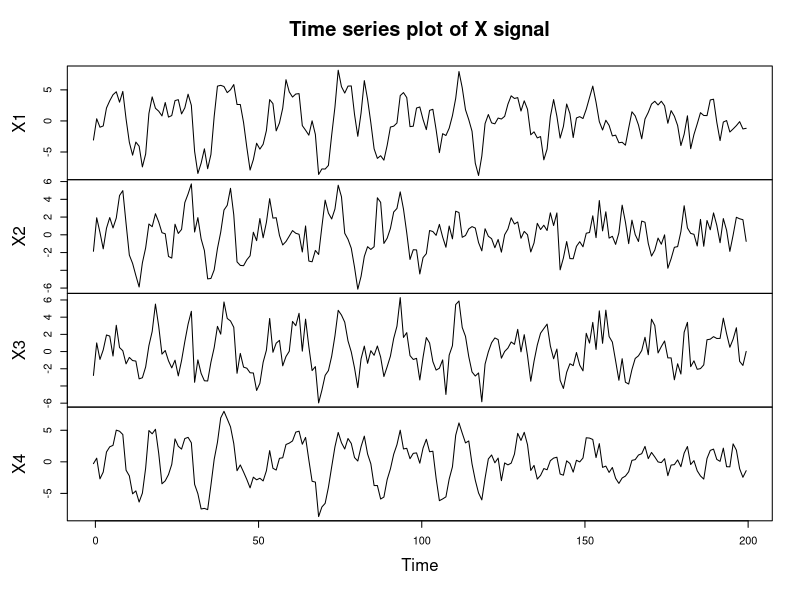
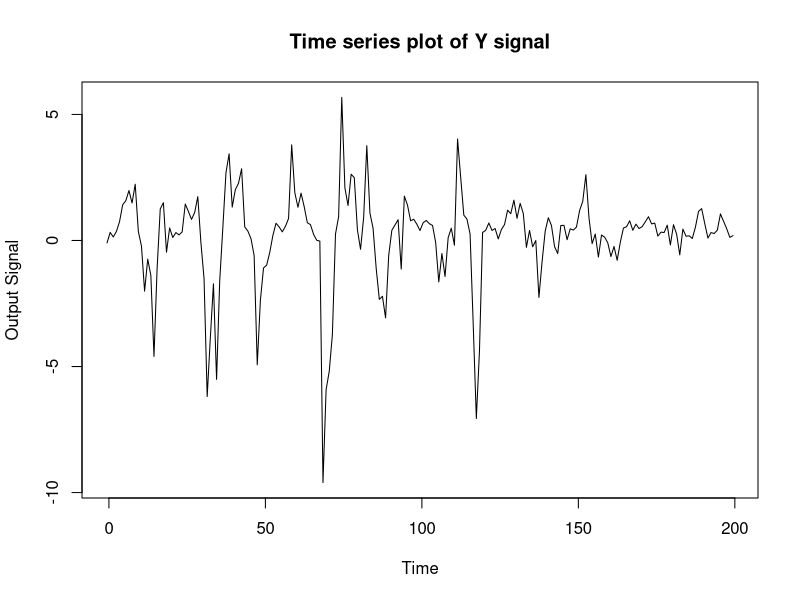
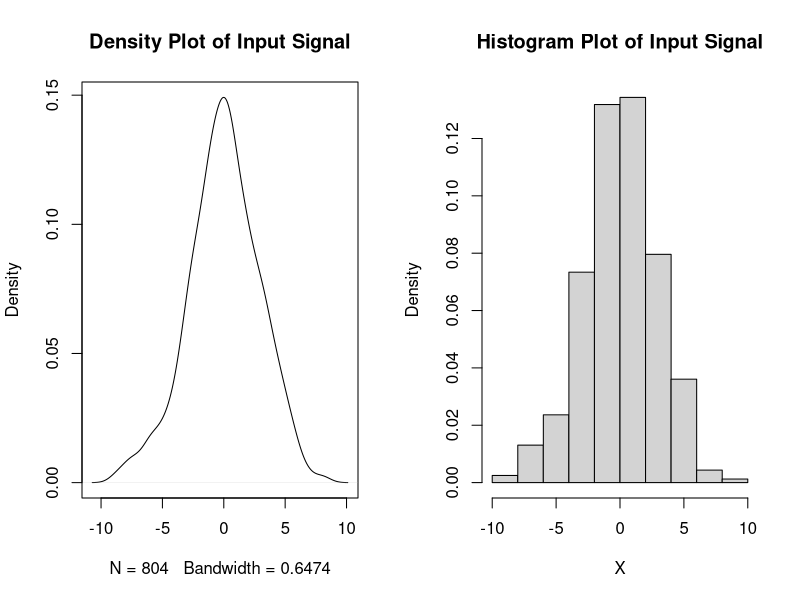
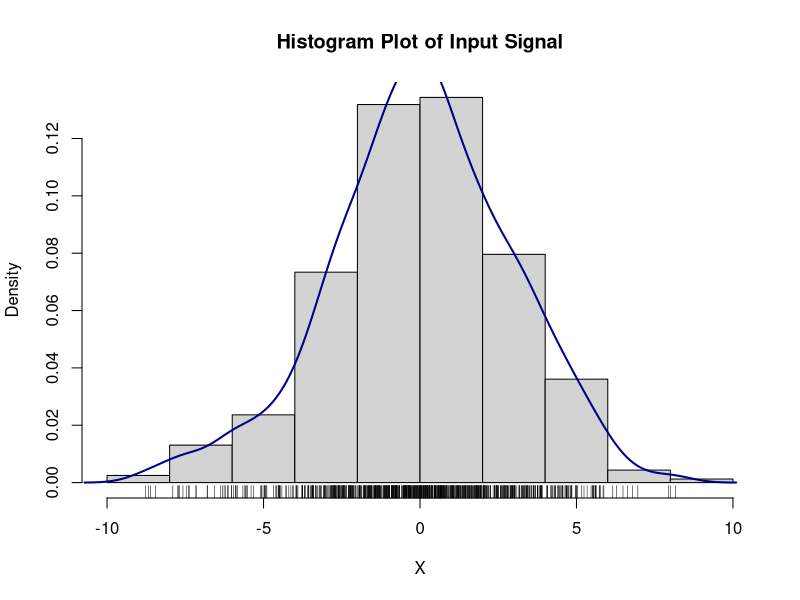
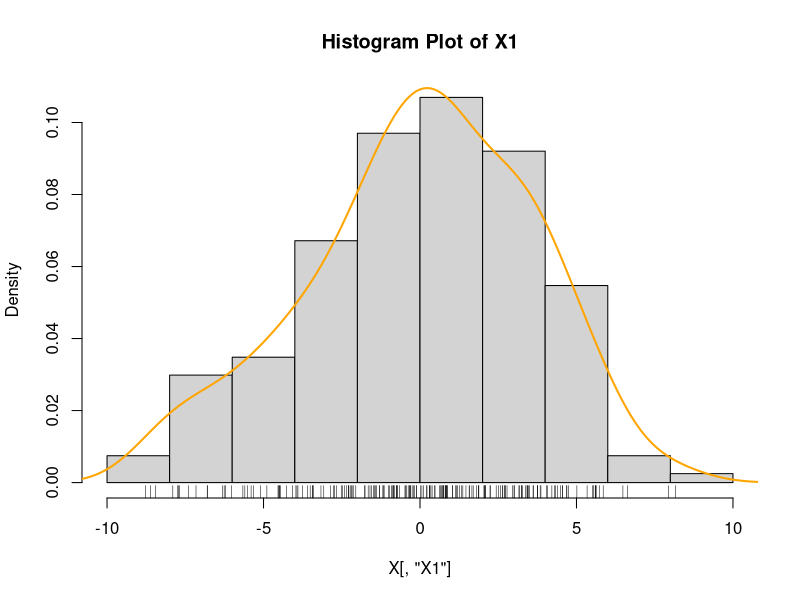
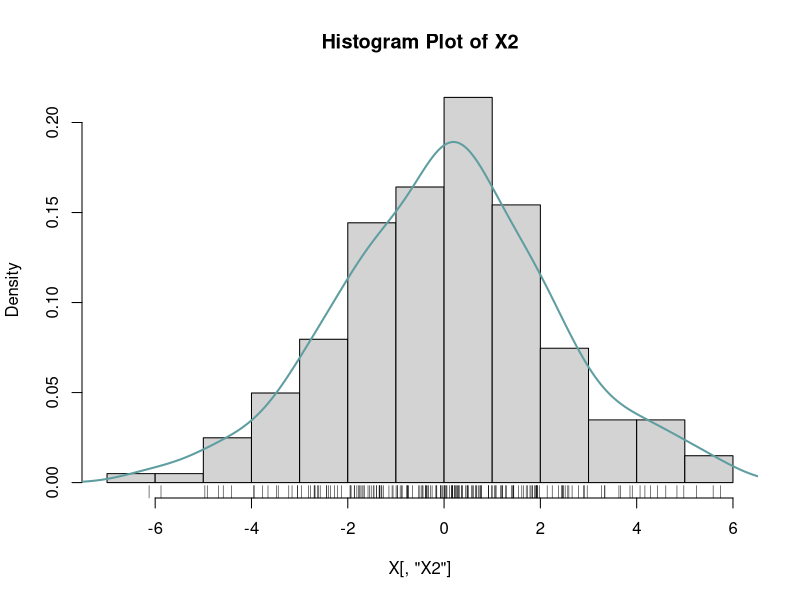
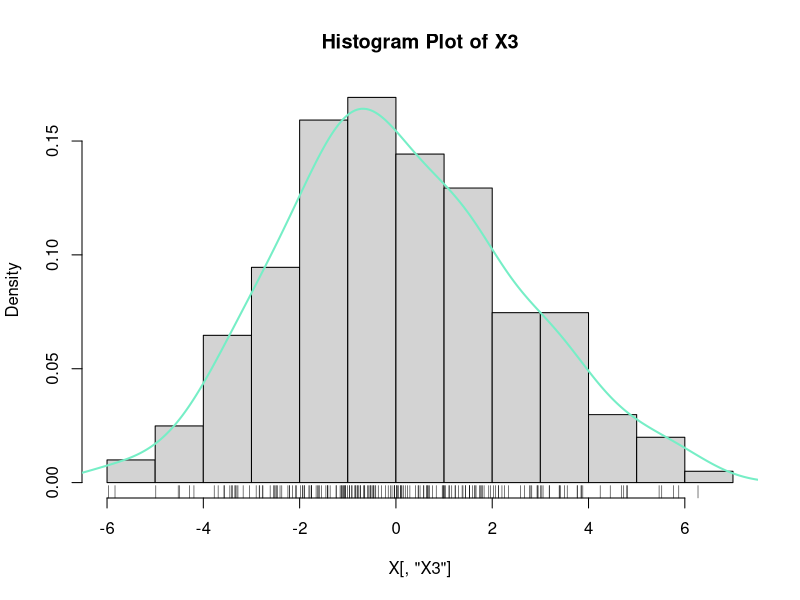
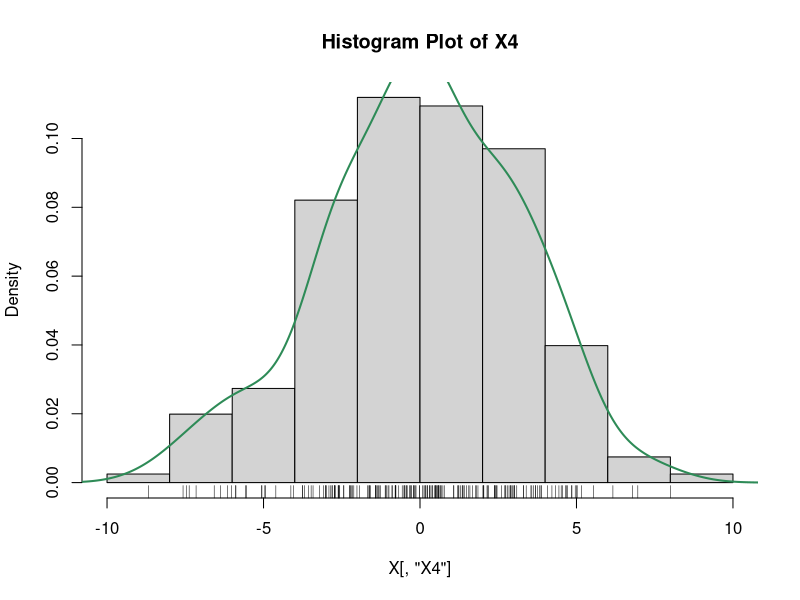

Reproduce these figures in R, in order.
#import X data
X = as.matrix(read.csv("X.csv", header = F))
colnames(X) <- c("X1", "X2", "X3", "X4")

Xdf = read.csv("X.csv")
colnames(Xdf) <- c("X1", "X2", "X3", "X4")

#import Y data
Y = as.matrix(read.csv("y.csv", header = F))
colnames(Y) <- c("Y")

#import time data
time = read.csv("time.csv", header = F, skip = 1)
time = as.matrix(rbind(0, time))

#Creating Time series Plot
#create time series objects 
X.ts <- ts(X, start = c(min(time), max(time)),frequency = 1)
Y.ts <- ts(Y, start = c(min(time), max(time)),frequency = 1)

#plotting the graphs
plot(X.ts, main = "Time series plot of X signal", xlab = "Time", ylab = "Input Signal")
plot(Y.ts, main = "Time series plot of Y signal", xlab = "Time", ylab = "Output Signal")

#Creating density plot 
#density plot of X signal
dis = density(X)
par(mfrow = c(1,2))
plot(dis, main = "Density Plot of Input Signal")
#histogram of X signal
hist(X, freq = FALSE, main = "Histogram Plot of Input Signal")

#both density and histogram
par(mfrow = c(1,1))
hist(X, freq = FALSE, main = "Histogram Plot of Input Signal")
lines(dis, lwd = 2, col = "darkblue")
rug(jitter(X))

#density plot of X1 signal
dis_X1 = density(X[,"X1"])
hist(X[,"X1"], freq = FALSE, main = "Histogram Plot of X1")
lines(dis_X1, lwd = 2, col = "orange")
rug(jitter(X[,"X1"]))

#density plot of X2 signal
dis_X2 = density(X[,"X2"])
hist(X[,"X2"], freq = FALSE, main = "Histogram Plot of X2")
lines(dis_X2, lwd = 2, col = "cadetblue")
rug(jitter(X[,"X2"]))

#density plot of X3 signal
dis_X3 = density(X[,"X3"])
hist(X[,"X3"], freq = FALSE, main = "Histogram Plot of X3")
lines(dis_X3, lwd = 2, col = "aquamarine2")
rug(jitter(X[,"X3"]))

#density plot of X4 signal
dis_X4 = density(X[,"X4"])
hist(X[,"X4"], freq = FALSE, main = "Histogram Plot of X4")
lines(dis_X4, lwd = 2, col = "seagreen")
rug(jitter(X[,"X4"]))

#density plot of Y signal
#density plot of X1 signal
dis_Y = density(Y)
hist(Y, freq = FALSE, main = "Histogram Plot of Y")
lines(dis_Y, lwd = 2, col = "purple")
rug(jitter(Y))

#scatter plot between X1 and Y
par(mfrow = c(2,2))
plot(X[,"X1"], Y, main = "Scatter Plot: X1 and Y signal", xlab = "X1 signal",
     ylab = "Output Signal")
abline(lm(X[,'X1'] ~ Y), col = 'red')
#scatter plot between X2 and Y
plot(X[,"X2"], Y, main = "Scatter Plot: X2 and Y signal", xlab = "X2 signal",
     ylab = "Output Signal")
abline(lm(X[,'X2'] ~ Y), col = 'red')
#scatter plot between X3 and Y
plot(X[,"X3"], Y, main = "Scatter Plot: X3 and Y signal", xlab = "X3 signal",
     ylab = "Output Signal")
abline(lm(X[,'X3'] ~ Y), col = 'red')
#scatter plot between X4 and Y
plot(X[,"X4"], Y, main = "Scatter Plot: X4 and Y signal", xlab = "X4 signal",
     ylab = "Output Signal")
abline(lm(X[,'X4'] ~ Y), col = 'red')

#correlation 
#install.packages("corrplot")
#par(mfrow = c(1,1))
#library(corrplot)
#cor_df = cbind(X, Y)
#cor_tab = cor(cor_df)
#corrplot(cor_tab, method = "number", type = "upper")


#TASK 2
#2.1
#estimating model parameters using Least squares theta-hat
Xmodel1 <- cbind((X[,'X4']),(X[,'X1'])^2,(X[,'X1'])^3,(X[,'X2'])^4,(X[,'X1'])^4)
model1thetahat = solve(t(Xmodel1)%*%Xmodel1)%*%t(Xmodel1)%*%Y

Xmodel2 <- cbind((X[,'X4']),(X[,'X1'])^3,(X[,'X3'])^4)
model2thetahat = solve(t(Xmodel2)%*%Xmodel2)%*%t(Xmodel2)%*%Y

Xmodel3 <- cbind((X[,'X3'])^3,(X[,'X3'])^4)
model3thetahat = solve(t(Xmodel3)%*%Xmodel3)%*%t(Xmodel3)%*%Y

Xmodel4 <- cbind((X[,'X2']),(X[,'X1'])^3,(X[,'X3'])^4)
model4thetahat = solve(t(Xmodel4)%*%Xmodel4)%*%t(Xmodel4)%*%Y

Xmodel5 <- cbind((X[,'X4']),(X[,'X1'])^2,(X[,'X1'])^3,(X[,'X3'])^4)
model5thetahat = solve(t(Xmodel5)%*%Xmodel5)%*%t(Xmodel5)%*%Y





